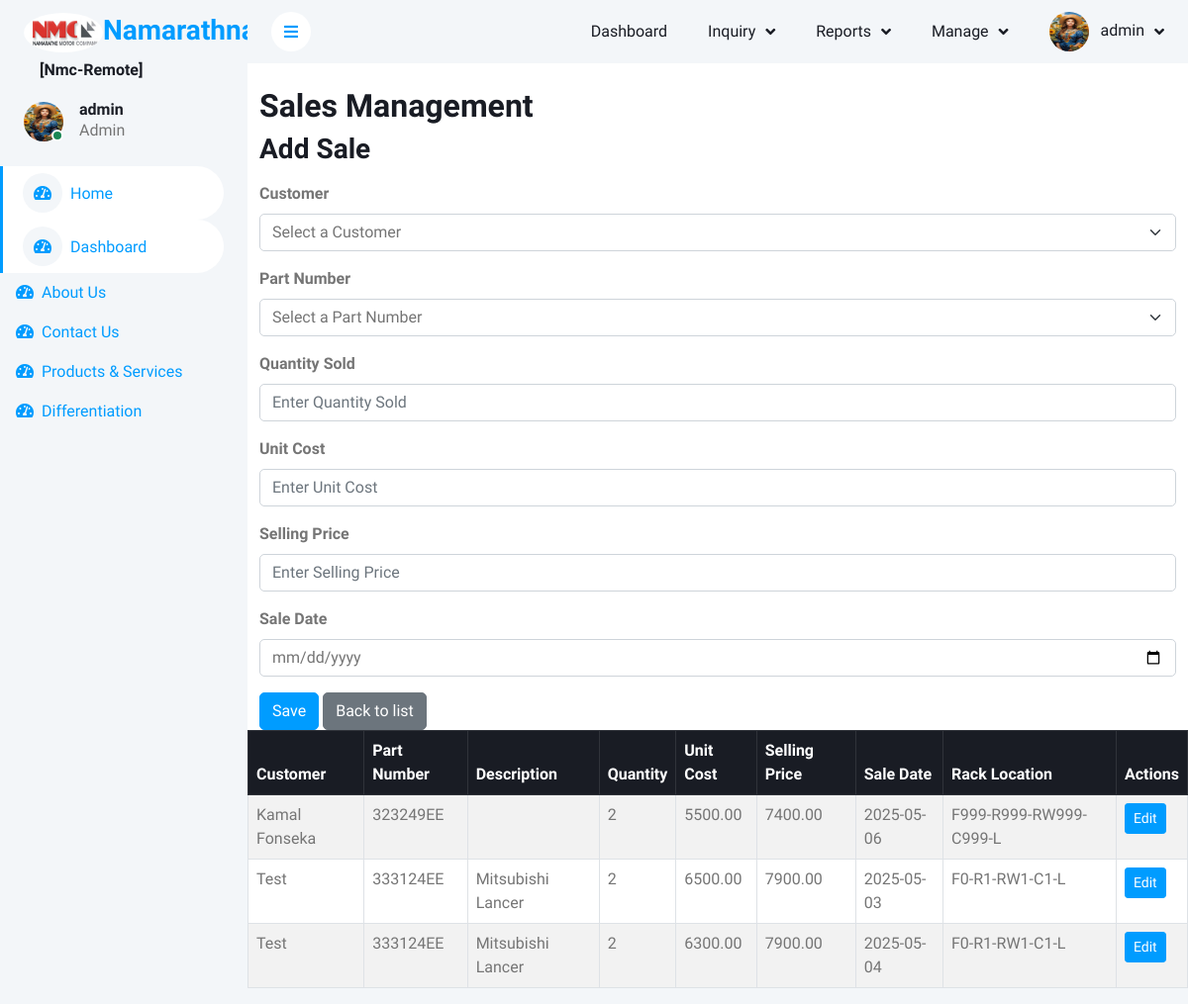
Page /manage_sales.php (signed in) on the committed database.
### tables this page shows
CREATE TABLE `sales` (
  `id` int(11) NOT NULL,
  `stock_id` int(11) DEFAULT NULL,
  `quantity_sold` int(11) DEFAULT NULL,
  `selling_price` decimal(10,2) DEFAULT NULL,
  `total_price` decimal(10,2) DEFAULT NULL,
  `sale_date` date DEFAULT NULL,
  `customer_contact` varchar(100) DEFAULT NULL,
  `customer_id` int(11) DEFAULT NULL,
  `flag` enum('active','inactive') NOT NULL DEFAULT 'active',
  `fifo_processed` tinyint(1) DEFAULT 0
);

CREATE TABLE `customers` (
  `id` int(11) NOT NULL,
  `first_name` varchar(255) NOT NULL,
  `last_name` varchar(255) NOT NULL,
  `email` varchar(255) DEFAULT NULL,
  `phone` varchar(20) DEFAULT NULL,
  `address` text DEFAULT NULL,
  `created_at` timestamp NOT NULL DEFAULT current_timestamp(),
  `flag` enum('active','inactive') NOT NULL DEFAULT 'active'
);

CREATE TABLE `stocks` (
  `id` int(11) NOT NULL,
  `location_id` int(11) NOT NULL,
  `part_number` varchar(50) NOT NULL,
  `description` varchar(255) DEFAULT NULL,
  `image` varchar(255) DEFAULT NULL,
  `category_id` int(11) DEFAULT NULL,
  `cost` decimal(10,2) DEFAULT 0.00,
  `selling_price` decimal(10,2) DEFAULT 0.00,
  `stock_quantity` int(11) DEFAULT 0,
  `supplier_id` int(11) DEFAULT NULL,
  `model_id` int(11) DEFAULT NULL,
  `created_at` timestamp NOT NULL DEFAULT current_timestamp(),
  `flag` enum('active','inactive') NOT NULL DEFAULT 'active',
  `brand_id` int(11) DEFAULT NULL,
  `type_id` int(11) NOT NULL DEFAULT 3,
  `pricelistpage` int(11) NOT NULL,
  `oem_number` varchar(25) NOT NULL,
  `fifo_queue_id` int(11) DEFAULT NULL,
  `rack_id` int(11) DEFAULT 5 COMMENT 'Reference to rack location',
  `alert_threshold` int(11) DEFAULT 5 COMMENT 'Minimum quantity before alert is triggered',
  `last_alert_date` datetime DEFAULT NULL COMMENT 'Date when last low stock alert was sent'
);

CREATE TABLE `racks` (
  `id` int(11) NOT NULL,
  `location_id` int(11) DEFAULT NULL,
  `floor` int(11) NOT NULL COMMENT '0, 1, 2 etc.',
  `rack_number` int(11) NOT NULL COMMENT '1, 2 etc.',
  `row_number` int(11) NOT NULL COMMENT '1, 2 etc.',
  `column_number` int(11) NOT NULL COMMENT '1, 2 etc.',
  `side` enum('left','right','middle','top','bottom') NOT NULL,
  `description` varchar(255) DEFAULT NULL,
  `created_at` timestamp NOT NULL DEFAULT current_timestamp(),
  `updated_at` timestamp NOT NULL DEFAULT current_timestamp() ON UPDATE current_timestamp(),
  `location_code` varchar(50) DEFAULT NULL,
  `status` enum('active','inactive') NOT NULL DEFAULT 'active'
);

### manage_sales.php (the view, shortened to what this page needs)
<?php
$crud_permissions = $_SESSION['crud_permissions'];
include('header.php');
$pdo = $conn;
$sales = [];
try {
    $stmt = $pdo->query("SELECT sales.id, customers.first_name, customers.last_name,
        stocks.part_number, stocks.description, stocks.rack_id,
        racks.location_code,
        sales.quantity_sold, sales.total_price, sales.selling_price, sales.sale_date
        FROM sales
        JOIN customers ON sales.customer_id = customers.id
        JOIN stocks ON sales.stock_id = stocks.id
        JOIN racks ON stocks.rack_id = racks.id
        WHERE sales.flag = 'active'");
    $sales = $stmt->fetchAll(PDO::FETCH_ASSOC);
} catch (PDOException $e) {
    die("An error occurred while fetching sales: " . $e->getMessage());
}
$edit = null;
?>
<div class="container mt-4">
    <h2>Sales Management</h2>
    <?php if ($crud_permissions['flag_create'] === 'active'): ?>
        <h3><?= isset($_GET['edit']) ? 'Edit' : 'Add' ?> Sale</h3>
        <form method="POST" class="mt-3">
            <div class="mb-3">
                <label class="form-label"><strong>Customer</strong></label>
                <select name="customer_id" class="form-select" required>
                    <option value="" disabled selected>Select a Customer</option>
                </select>
            </div>
            <div class="mb-3">
                <label class="form-label"><strong>Part Number</strong></label>
                <select name="stock_id" class="form-select" required>
                    <option value="" disabled selected>Select a Part Number</option>
                </select>
            </div>
            <div class="mb-3">
                <label class="form-label"><strong>Quantity Sold</strong></label>
                <input type="number" name="quantity_sold" class="form-control" placeholder="Enter Quantity Sold" required value="<?= $edit['quantity_sold'] ?? '' ?>">
            </div>
            <div class="mb-3">
                <label class="form-label"><strong>Unit Cost</strong></label>
                <input type="text" name="total_price" class="form-control" placeholder="Enter Unit Cost" required value="<?= $edit['total_price'] ?? '' ?>">
            </div>
            <div class="mb-3">
                <label class="form-label"><strong>Selling Price</strong></label>
                <input type="text" name="selling_price" class="form-control" placeholder="Enter Selling Price" required value="<?= $edit['selling_price'] ?? '' ?>">
            </div>
            <div class="mb-3">
                <label class="form-label"><strong>Sale Date</strong></label>
                <input type="date" name="sale_date" class="form-control" placeholder="Enter Sale Date" required value="<?= $edit['sale_date'] ?? '' ?>">
            </div>
            <button type="submit" class="btn btn-primary">Save</button>
            <a href="manage_sales.php" class="btn btn-secondary btn-md">Back to list</a>
        </form>
    <?php else: ?>
        <p>You do not have permission to create or edit sales.</p>
    <?php endif; ?>
</div>
<table class=" table-striped table table-bordered">
    <thead class="table-dark">
        <tr>
            <th>Customer</th>
            <th>Part Number</th>
            <th>Description</th>
            <th>Quantity</th>
            <th>Unit Cost</th>
            <th>Selling Price</th>
            <th>Sale Date</th>
            <th>Rack Location</th>
            <th>Actions</th>
        </tr>
    </thead>
    <tbody>
        <?php if (!empty($sales)): ?>
            <?php foreach ($sales as $sale): ?>
                <tr>
                    <td><?= htmlspecialchars($sale['first_name'] . ' ' . $sale['last_name']) ?></td>
                    <td><?= htmlspecialchars($sale['part_number']) ?></td>
                    <td><?= htmlspecialchars($sale['description']) ?></td>
                    <td><?= htmlspecialchars($sale['quantity_sold']) ?></td>
                    <td><?= htmlspecialchars($sale['total_price']) ?></td>
                    <td><?= htmlspecialchars($sale['selling_price']) ?></td>
                    <td><?= htmlspecialchars($sale['sale_date']) ?></td>
                    <td><?= htmlspecialchars($sale['location_code']) ?></td>
                    <td>
                        <?php if ($crud_permissions['flag_update'] === 'active'): ?>
                            <a href="?edit=<?= $sale['id'] ?>" class="btn btn-primary btn-sm">Edit</a>
                        <?php endif; ?>
                    </td>
                </tr>
            <?php endforeach; ?>
        <?php else: ?>
            <tr>
                <td colspan="7" class="text-center">No sales records found.</td>
            </tr>
        <?php endif; ?>
    </tbody>
</table>
<?php include('footer.php'); ?>

### css/style.css (style rules this page uses)
:root { --primary: #009CFF; --light: #F3F6F9; --dark: #191C24; }
.btn { transition: .5s; }
.btn.btn-primary { color: #FFFFFF; }

### rows in the picture
sales: customer.last_name "Kamal Fonseka", stock.part_number "323249EE", quantity_sold "2", total_price "5500.00", selling_price "7400.00", sale_date "2025-05-06", racks.location_code "F999-R999-RW999-C999-L"
sales: customer.last_name "Test", stock.part_number "333124EE", stock.description "Mitsubishi Lancer", quantity_sold "2", total_price "6500.00", selling_price "7900.00", sale_date "2025-05-03", racks.location_code "F0-R1-RW1-C1-L"
sales: customer.last_name "Test", stock.part_number "333124EE", stock.description "Mitsubishi Lancer", quantity_sold "2", total_price "6300.00", selling_price "7900.00", sale_date "2025-05-04", racks.location_code "F0-R1-RW1-C1-L"

### other values in the picture
$prj_id_ "[Nmc-Remote]"
$_SESSION['username'] "admin"
$_SESSION['role_name'] "Admin"
$menu_item['menu_name_'] "Dashboard"
